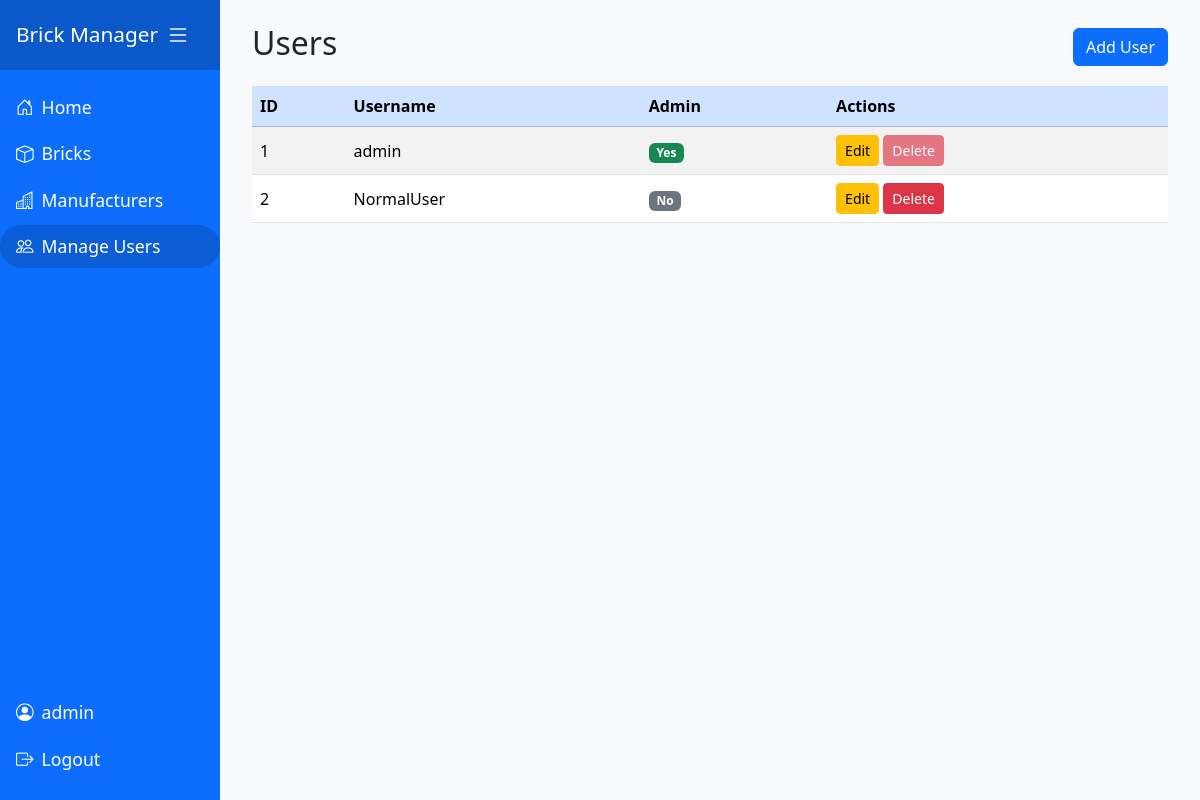
Before: /users/manage (signed in) with the older database file.
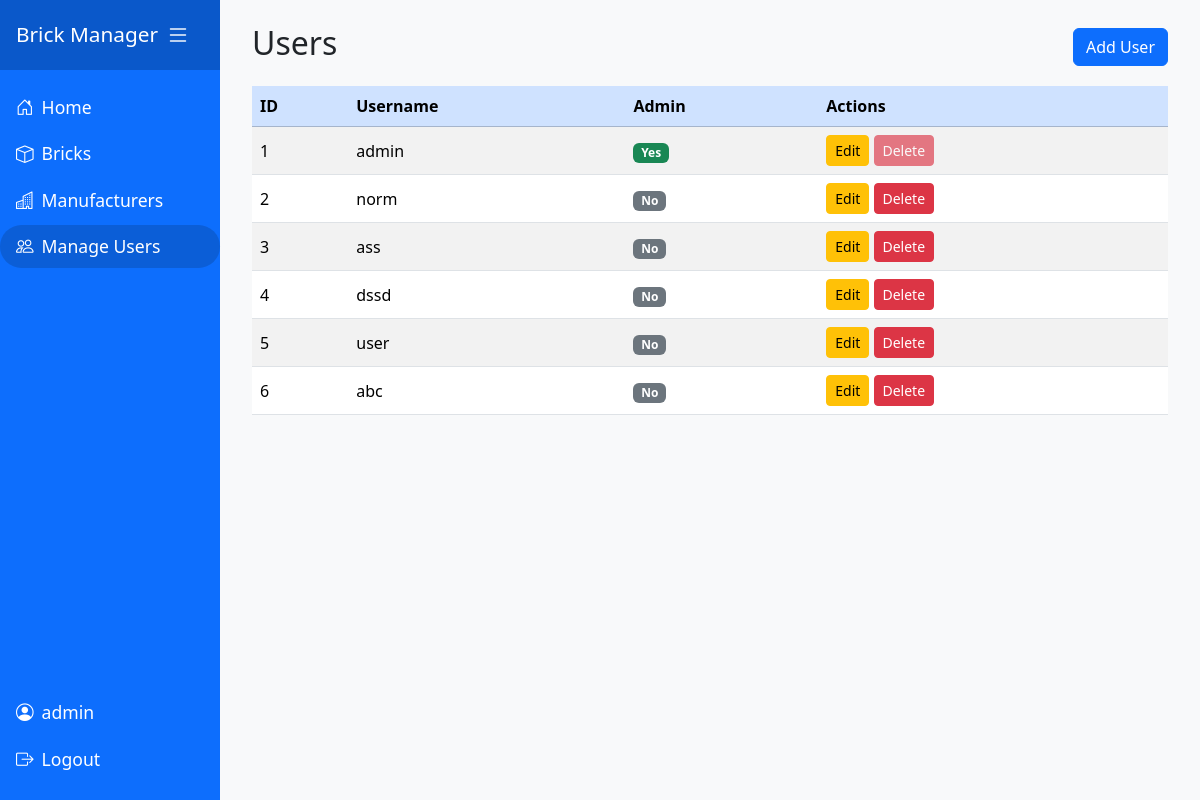
After: the same page with the newer database file.
### models.py (models this page shows)
class User(db.Model):
    id = db.Column(db.Integer, primary_key=True)
    userName = db.Column(db.String(150), nullable=False, unique=True)
    password = db.Column(db.String(150), nullable=False)
    isAdmin = db.Column(db.Boolean, default=False, nullable=False)

### manage_users.py (the view)
@manage_users_bp.route('/users/manage')
@loginRequired
@adminRequired
def users():
    all_users = User.query.all()
    return render_template('manage_users.html', users=all_users, current_user_id=session.get('userId'))

### app.py (called while the page is built)
@app.before_request
def require_login():
    allowedRoutes = ['users.login']
    endpoint = request.endpoint
    if endpoint is None:
        return  # Let Flask handle it
    if endpoint in allowedRoutes or endpoint.startswith('static'):
        return  # Allow access
    if not session.get('userId'):
        return redirect(url_for('users.login', next=request.url))

### manage_users.py (called while the page is built)
def adminRequired(f):
    @wraps(f)
    def decoratedFunction(*args, **kwargs):
        if not session.get('isAdmin'):
            flash('Admin access required.', 'danger')
            return redirect(url_for('index'))
        return f(*args, **kwargs)
    return decoratedFunction

### users.py (called while the page is built)
def loginRequired(f):
    @wraps(f)
    def decoratedFunction(*args, **kwargs):
        if not session.get('userId'):
            flash('Please log in to access this page.', 'warning')
            return redirect(url_for('users.login', next=request.url))
        return f(*args, **kwargs)
    return decoratedFunction

### templates/manage_users.html (shortened to what this page needs)
{% extends 'base.html' %}
{% block content %}
<div class="d-flex justify-content-between align-items-center mb-3">
    <h2>Users</h2>
    <a href="{{ url_for('manage_users.add_user') }}" class="btn btn-primary">Add User</a>
</div>
<div class="table-responsive">
    <table class="table table-striped table-hover align-middle">
        <thead class="table-primary">
            <tr>
                <th>ID</th>
                <th>Username</th>
                <th>Admin</th>
                <th>Actions</th>
            </tr>
        </thead>
        <tbody>
        {% for user in users %}
            <tr>
                <td>{{ user.id }}</td>
                <td>{{ user.userName }}</td>
                <td>{% if user.isAdmin %}<span class="badge bg-success">Yes</span>{% else %}<span class="badge bg-secondary">No</span>{% endif %}</td>
                <td>
                    <a href="{{ url_for('manage_users.edit_user', id=user.id) }}" class="btn btn-sm btn-warning">Edit</a>
                    {% if user.id != current_user_id %}
                    <form action="{{ url_for('manage_users.delete_user', id=user.id) }}" method="POST" style="display:inline;">
                        <button type="submit" class="btn btn-sm btn-danger" onclick="return confirm('Are you sure you want to delete this user?');">Delete</button>
                    </form>
                    {% else %}
                    <button class="btn btn-sm btn-danger" disabled>Delete</button>
                    {% endif %}
                </td>
            </tr>
        {% endfor %}
        </tbody>
    </table>
</div>
{% endblock %}

### templates/base.html (shortened to what this page needs)
<!DOCTYPE html>
<html lang="en">
<head>
    <link href="https://cdn.jsdelivr.net/npm/bootstrap@5.3.2/dist/css/bootstrap.min.css" rel="stylesheet">
    <link rel="stylesheet" href="{{ url_for('static', filename='css/sidebar.css') }}">
    <link rel="stylesheet" href="{{ url_for('static', filename='css/flash.css') }}">
</head>
<body>
    <div class="d-flex">
        <nav id="sidebar" class="sidebar d-flex flex-column">
            <div>
                <div class="sidebar-header d-flex align-items-center justify-content-between">
                    <span>Brick Manager</span>
                    <button class="sidebar-toggler" id="sidebarCollapse" aria-label="Toggle sidebar">
                        <i class="bi bi-list"></i>
                    </button>
                </div>
                <ul class="nav flex-column mt-3">
                    <li class="nav-item">
                        <a class="nav-link {% if request.endpoint == 'index' %}active{% endif %}" href="{{ url_for('index') }}">
                            <i class="bi bi-house-door rounded-pill"></i> <span>Home</span>
                        </a>
                    </li>
                    <li class="nav-item">
                        <a class="nav-link {% if request.endpoint == 'bricks.bricks' %}active{% endif %}" href="{{ url_for('bricks.bricks') }}">
                            <i class="bi bi-box rounded-pill"></i> <span>Bricks</span>
                        </a>
                    </li>
                    <li class="nav-item">
                        <a class="nav-link {% if request.endpoint == 'manufacturers.manufacturers' %}active{% endif %}" href="{{ url_for('manufacturers.manufacturers') }}">
                            <i class="bi bi-buildings"></i> <span>Manufacturers</span>
                        </a>
                    </li>
                    {% if session.get('isAdmin') %}
                    <li class="nav-item">
                        <a class="nav-link {% if request.endpoint == 'manage_users.users' %}active{% endif %}" href="{{ url_for('manage_users.users') }}">
                            <i class="bi bi-people"></i> <span>Manage Users</span>
                        </a>
                    </li>
                    {% endif %}
                </ul>
            </div>
            <div class="mt-auto mb-3">
                {% if session.get('userName') %}
                <ul class="nav flex-column">
                    <li class="nav-item">
                        <span class="nav-link disabled">
                            <i class="bi bi-person-circle rounded-pill"></i> <span>{{ session['userName'] }}</span>
                        </span>
                    </li>
                    <li class="nav-item">
                        <a class="nav-link" href="{{ url_for('users.logout') }}">
                            <i class="bi bi-box-arrow-right rounded-pill"></i> <span>Logout</span>
                        </a>
                    </li>
                </ul>
                {% endif %}
            </div>
        </nav>
        <div id="content" class="content-area flex-grow-1">
                {% set messages = get_flashed_messages(with_categories=true) %}
            <div class="container mt-4 content-inner">
                {% block content %}{% endblock %}
            </div>
        </div>
    </div>
    <link rel="stylesheet" href="https://cdn.jsdelivr.net/npm/bootstrap-icons@1.11.3/font/bootstrap-icons.css">
</body>
</html>

### static/css/sidebar.css (style rules this page uses)
body { min-height: 100vh; background: #f8f9fa; }
.sidebar { min-width: 220px; max-width: 220px; min-height: 100vh; background: #0d6efd; color: #fff; transition: all 0.3s; }
.sidebar .nav-link { color: #fff; font-size: 1.1rem; border-radius: 2rem; margin-bottom: 0.25rem; transition: background 0.2s, color 0.2s; display: flex; align-items: center; gap: 0.5rem; }
.sidebar .nav-link.active, .sidebar .nav-link:hover { background: #0b5ed7; color: #fff; }
.sidebar .sidebar-header { font-size: 1.3rem; padding: 1rem; text-align: center; background: #0a58ca; }
.sidebar-toggler { background: none; border: none; color: #fff; font-size: 1.5rem; margin-right: 0.5rem; }
.content-area { margin-left: 0px; min-height: 100vh; display: flex; transition: margin-left 0.3s; }
.content-inner { width: 100%; margin: 20px; max-width: none; }

Changed rows visible on the page:
changed User id 2: userName "NormalUser" → "norm"
added User: id "3", userName "ass", isAdmin "No"
added User: id "4", userName "dssd", isAdmin "No"
added User: id "5", userName "user", isAdmin "No"
added User: id "6", userName "abc", isAdmin "No"
